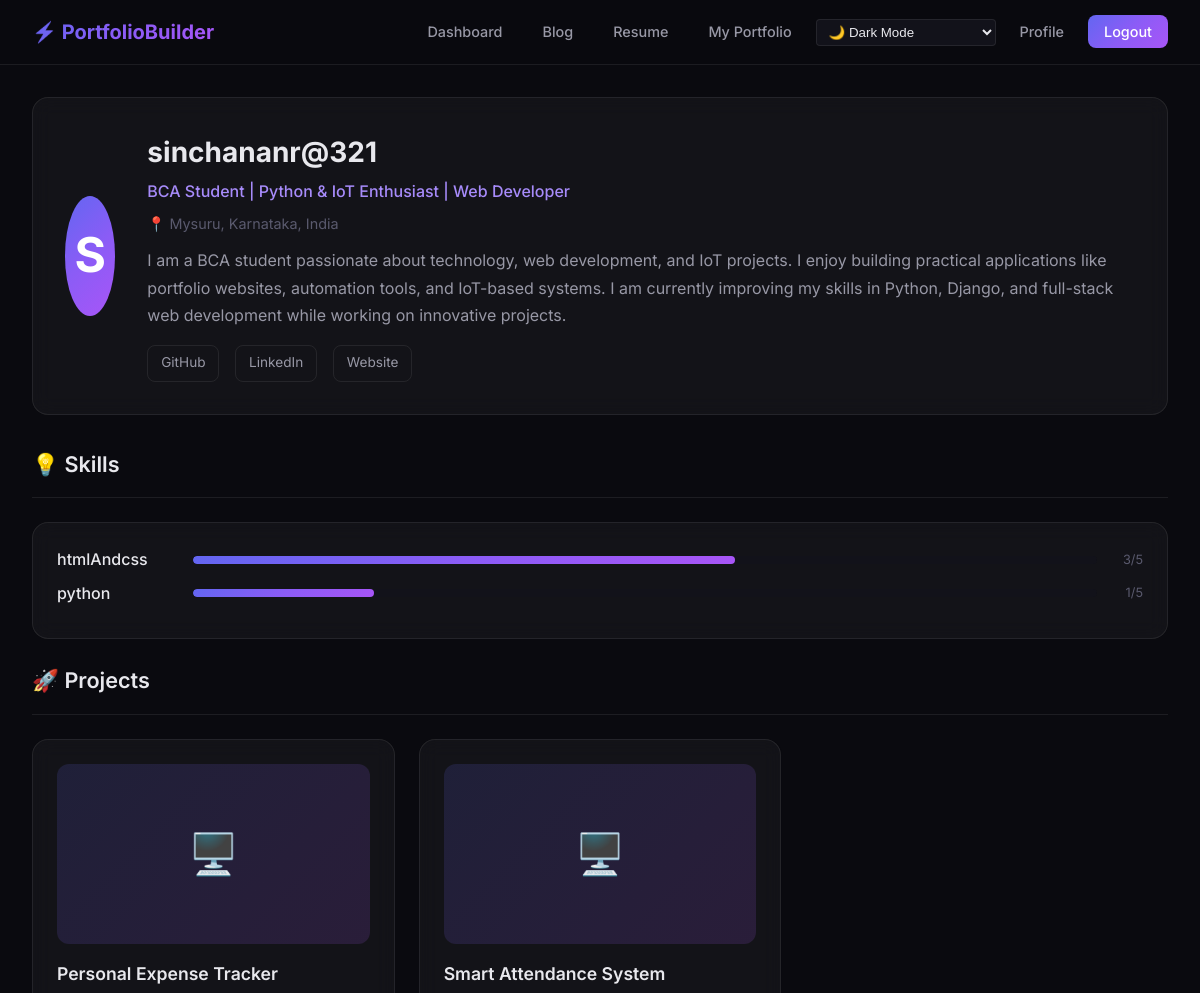
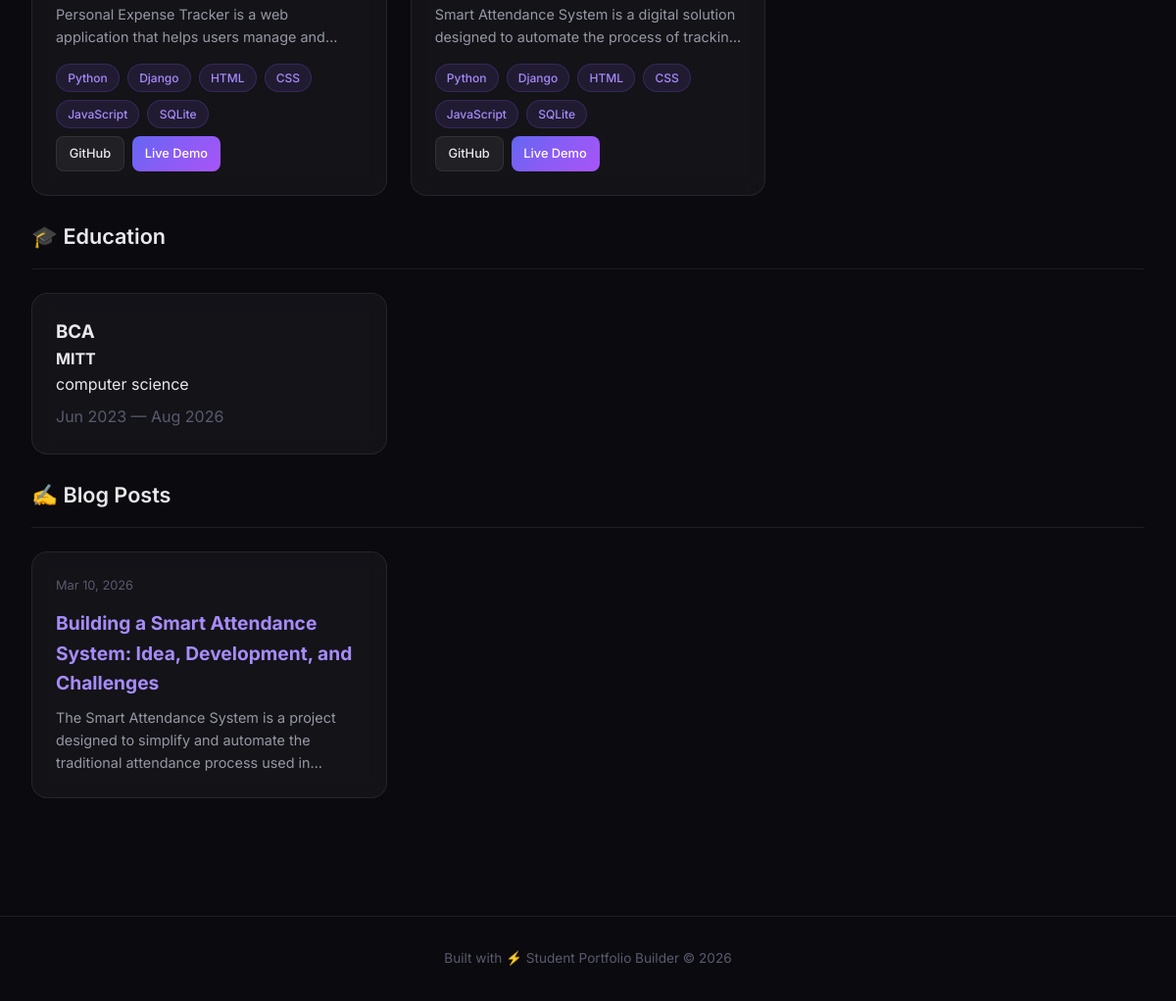
/portfolio/sinchananr321/ (signed in), run on an earlier commit of the app's database (2 pictures, top to bottom).
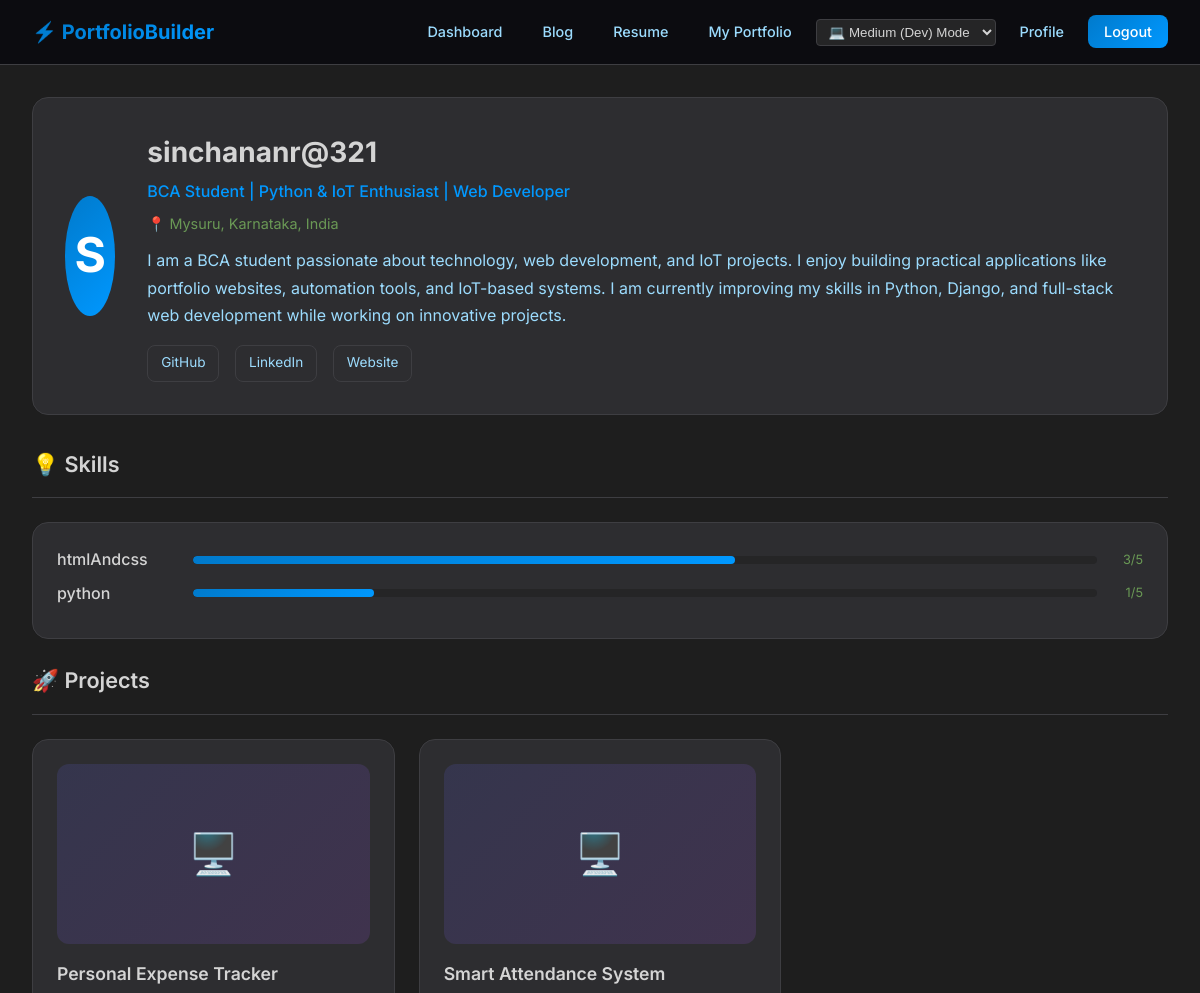
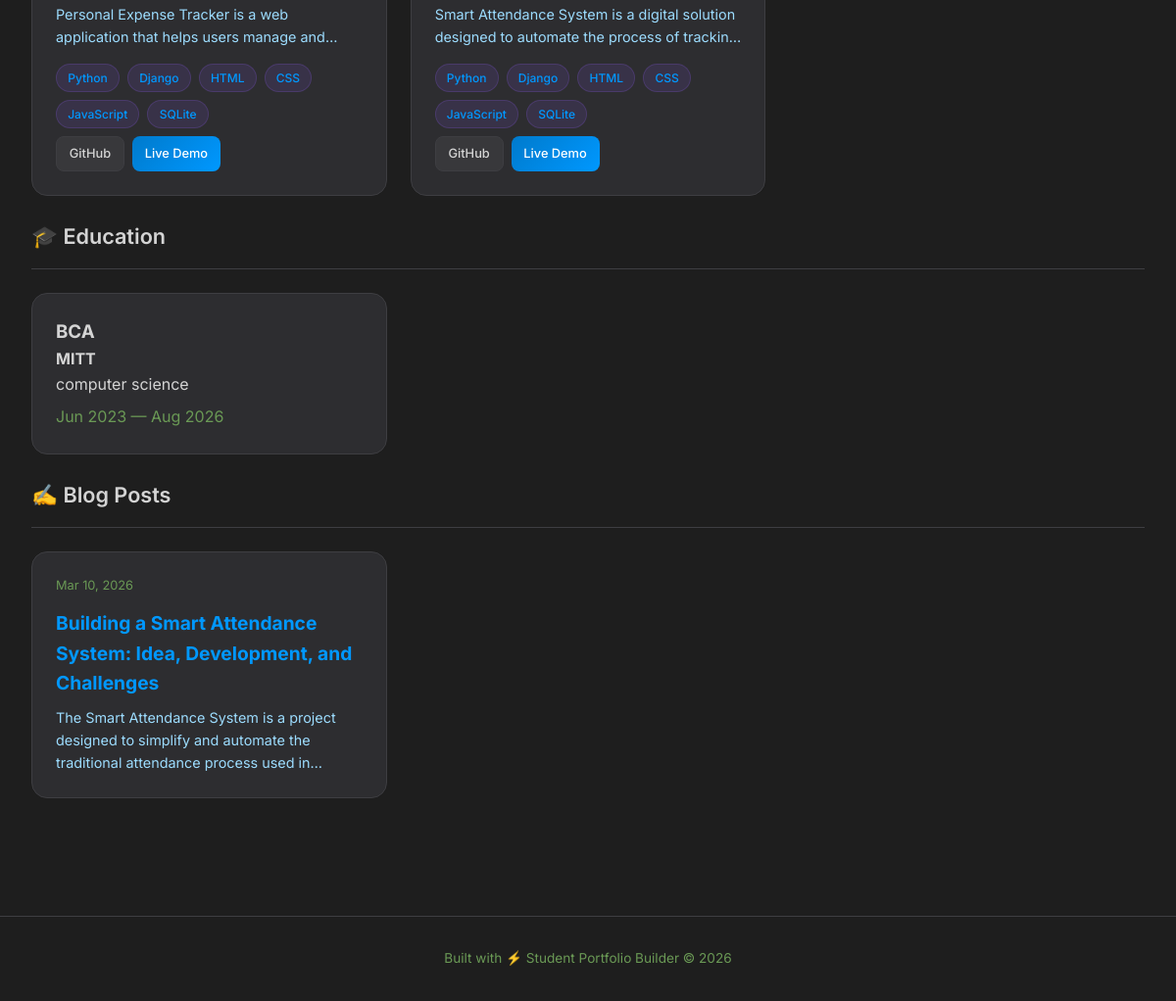
And on a later commit of the database (2 pictures, top to bottom).
### accounts/models.py (models this page shows, shortened)
class CustomUser(AbstractUser):
    is_email_verified = models.BooleanField(default=False)

### portfolio/models.py (models this page shows, shortened)
class Profile(models.Model):
    user = models.OneToOneField(CustomUser, on_delete=models.CASCADE, related_name='profile')
    bio = models.TextField(blank=True)
    headline = models.CharField(max_length=200, blank=True)
    location = models.CharField(max_length=100, blank=True)
    avatar = models.ImageField(upload_to='avatars/', blank=True, null=True)
    website = models.URLField(blank=True)
    github = models.URLField(blank=True)
    linkedin = models.URLField(blank=True)
    slug = models.SlugField(max_length=100, unique=True, blank=True)
    portfolio_visibility = models.CharField(
        max_length=10,
        choices=[('public', 'Public'), ('private', 'Private')],
        default='public'
    )
    THEME_CHOICES = [
        ('light', 'Light Theme'),
        ('dark', 'Dark Theme'),
        ('developer', 'Developer Theme'),
    ]
    theme = models.CharField(
        max_length=20,
        choices=THEME_CHOICES,
        default='light'
    )

class Skill(models.Model):
    user = models.ForeignKey(CustomUser, on_delete=models.CASCADE, related_name='skills')
    name = models.CharField(max_length=100)
    proficiency = models.IntegerField(
        choices=[(i, str(i)) for i in range(1, 6)],
        default=3,
        help_text="1=Beginner, 5=Expert"
    )
    class Meta:
        ordering = ['-proficiency', 'name']

class Project(models.Model):
    owner = models.ForeignKey(CustomUser, on_delete=models.CASCADE, related_name='projects')
    title = models.CharField(max_length=200)
    description = models.TextField()
    image = models.ImageField(upload_to='projects/', blank=True, null=True)
    tech_stack = models.CharField(max_length=300, blank=True, help_text="Comma-separated technologies")
    github_link = models.URLField(blank=True)
    live_demo = models.URLField(blank=True)
    is_public = models.BooleanField(default=True)
    created_at = models.DateTimeField(auto_now_add=True)
    class Meta:
        ordering = ['-created_at']
    def tech_list(self):
        if self.tech_stack:
            return [t.strip() for t in self.tech_stack.split(',') if t.strip()]
        return []

class Education(models.Model):
    user = models.ForeignKey(CustomUser, on_delete=models.CASCADE, related_name='education')
    institution = models.CharField(max_length=200)
    degree = models.CharField(max_length=200)
    field_of_study = models.CharField(max_length=200, blank=True)
    start_date = models.DateField()
    end_date = models.DateField(blank=True, null=True)
    class Meta:
        ordering = ['-start_date']
        verbose_name_plural = 'Education'

### blog/models.py (models this page shows, shortened)
class BlogPost(models.Model):
    STATUS_CHOICES = [
        ('draft', 'Draft'),
        ('published', 'Published'),
    ]
    author = models.ForeignKey(CustomUser, on_delete=models.CASCADE, related_name='blog_posts')
    title = models.CharField(max_length=200)
    slug = models.SlugField(max_length=200, unique=True, blank=True)
    hero_image = models.ImageField(upload_to='blog/hero/', blank=True, null=True)
    content = HTMLField()
    status = models.CharField(max_length=10, choices=STATUS_CHOICES, default='draft')
    likes = models.ManyToManyField(CustomUser, related_name='liked_posts', blank=True)
    created_at = models.DateTimeField(auto_now_add=True)
    updated_at = models.DateTimeField(auto_now=True)
    class Meta:
        ordering = ['-created_at']

### portfolio/views.py (the view)
# urls.py: path('portfolio/<slug:slug>/', views.public_portfolio, name='public_portfolio'),
def public_portfolio(request, slug):
    profile = get_object_or_404(Profile, slug=slug)
    if profile.portfolio_visibility == 'private':
        if not request.user.is_authenticated or request.user != profile.user:
            raise Http404("This portfolio is private.")
    projects = Project.objects.filter(owner=profile.user, is_public=True)
    skills = Skill.objects.filter(user=profile.user)
    education = Education.objects.filter(user=profile.user)
    experiences = Experience.objects.filter(user=profile.user)
    achievements = Achievement.objects.filter(user=profile.user)
    blog_posts = profile.user.blog_posts.filter(status='published')
    client_ip = request.META.get('REMOTE_ADDR')
    PortfolioView.objects.create(profile=profile, ip_address=client_ip)
    contact_form = ContactForm()
    context = {
        'profile': profile,
        'portfolio_user': profile.user,
        'projects': projects,
        'skills': skills,
        'education': education,
        'experiences': experiences,
        'achievements': achievements,
        'blog_posts': blog_posts,
        'contact_form': contact_form,
    }
    return render(request, 'portfolio/public_portfolio.html', context)

### portfolio/forms.py
class ContactForm(forms.ModelForm):
    class Meta:
        model = ContactMessage
        fields = ['sender_name', 'sender_email', 'message']
        widgets = {
            'message': forms.Textarea(attrs={'rows': 4}),
        }
    def __init__(self, *args, **kwargs):
        super().__init__(*args, **kwargs)
        for field_name, field in self.fields.items():
            field.widget.attrs['class'] = 'form-input'
            field.widget.attrs['placeholder'] = field.label

### portfolio/templates/portfolio/public_portfolio.html (shortened to what the changed rows need)
{% extends 'base.html' %}
{% block content %}
<div class="fade-in">
    <div class="profile-header">
        {% if profile.avatar %}
            <img src="{{ profile.avatar.url }}" alt="{{ portfolio_user.username }}" class="avatar avatar-lg">
        {% else %}
            <div class="avatar-placeholder avatar-lg">{{ portfolio_user.username|first|upper }}</div>
        {% endif %}
        <div class="profile-info">
            <h1>{{ portfolio_user.get_full_name|default:portfolio_user.username }}</h1>
            {% if profile.headline %}<p class="headline">{{ profile.headline }}</p>{% endif %}
            {% if profile.location %}<p class="location">📍 {{ profile.location }}</p>{% endif %}
            {% if profile.bio %}<p class="bio">{{ profile.bio }}</p>{% endif %}
            <div class="profile-links">
                {% if profile.github %}<a href="{{ profile.github }}" target="_blank">GitHub</a>{% endif %}
                {% if profile.linkedin %}<a href="{{ profile.linkedin }}" target="_blank">LinkedIn</a>{% endif %}
                {% if profile.website %}<a href="{{ profile.website }}" target="_blank">Website</a>{% endif %}
            </div>
        </div>
    </div>
    {% if skills %}
    <div class="mb-3">
        <div class="section-header">
            <h2>💡 Skills</h2>
        </div>
        <div class="card" style="padding: 1.5rem;">
            {% for skill in skills %}
            <div class="skill-bar mb-1">
                <span class="skill-name">{{ skill.name }}</span>
                <div class="skill-progress">
                    <div class="skill-progress-fill w-{{ skill.proficiency }}"></div>
                </div>
                <span class="skill-level">{{ skill.proficiency }}/5</span>
            </div>
            {% endfor %}
        </div>
    </div>
    {% endif %}
    {% if projects %}
    <div class="mb-3">
        <div class="section-header">
            <h2>🚀 Projects</h2>
        </div>
        <div class="grid-2">
            {% for project in projects %}
            <div class="card project-card">
                {% if project.image %}
                    <img src="{{ project.image.url }}" alt="{{ project.title }}" class="project-image">
                {% else %}
                    <div class="project-placeholder">🖥️</div>
                {% endif %}
                <h3>{{ project.title }}</h3>
                <p>{{ project.description|truncatewords:30 }}</p>
                <div class="card-footer">
                    {% for tech in project.tech_list %}
                        <span class="tag">{{ tech }}</span>
                    {% endfor %}
                </div>
                <div class="card-footer mt-1">
                    {% if project.github_link %}<a href="{{ project.github_link }}" target="_blank" class="btn btn-secondary btn-sm">GitHub</a>{% endif %}
                    {% if project.live_demo %}<a href="{{ project.live_demo }}" target="_blank" class="btn btn-primary btn-sm">Live Demo</a>{% endif %}
                </div>
            </div>
            {% endfor %}
        </div>
    </div>
    {% endif %}
    {% if education %}
    <div class="mb-3">
        <div class="section-header">
            <h2>🎓 Education</h2>
        </div>
        <div class="grid-2">
            {% for edu in education %}
            <div class="card">
                <h3>{{ edu.degree }}</h3>
                <p><strong>{{ edu.institution }}</strong></p>
                {% if edu.field_of_study %}<p>{{ edu.field_of_study }}</p>{% endif %}
                <p class="text-muted mt-1">{{ edu.start_date|date:"M Y" }} — {% if edu.end_date %}{{ edu.end_date|date:"M Y" }}{% else %}Present{% endif %}</p>
            </div>
            {% endfor %}
        </div>
    </div>
    {% endif %}
    {% if blog_posts %}
    <div class="mb-3">
        <div class="section-header">
            <h2>✍️ Blog Posts</h2>
        </div>
        <div class="grid-2">
            {% for post in blog_posts %}
            <a href="{% url 'blog_detail' slug=post.slug %}" class="card blog-card" style="text-decoration: none;">
                <div class="meta">
                    <span>{{ post.created_at|date:"M d, Y" }}</span>
                </div>
                <h3>{{ post.title }}</h3>
                <p class="excerpt">{{ post.content|truncatewords:30 }}</p>
            </a>
            {% endfor %}
        </div>
    </div>
    {% endif %}
</div>
{% endblock %}

### templates/base.html (shortened to what this page needs)
{% load static %}
<!DOCTYPE html>
<html lang="en">
<head>
    <link rel="stylesheet" href="{% static 'css/style.css' %}">
</head>
<body data-theme="{{ user.profile.theme|default:'dark' }}" id="app-body">
    <nav class="navbar">
        <div class="navbar-inner">
            <a href="{% url 'dashboard' %}" class="navbar-brand">⚡ PortfolioBuilder</a>
            <ul class="navbar-links">
                {% if user.is_authenticated %}
                    <li><a href="{% url 'dashboard' %}">Dashboard</a></li>
                    <li><a href="{% url 'blog_list' %}">Blog</a></li>
                    <li><a href="{% url 'resume_selection' %}">Resume</a></li>
                    <li><a href="{% url 'public_portfolio' slug=user.profile.slug %}">My Portfolio</a></li>
                    <li>
                        <select id="theme-selector" onchange="changeTheme(this.value)" style="background: var(--bg-secondary); color: var(--text-primary); border: 1px solid var(--border-glass); border-radius: 4px; padding: 4px 8px;">
                            <option value="dark" {% if user.profile.theme == 'dark' %}selected{% endif %}>🌙 Dark Mode</option>
                            <option value="developer" {% if user.profile.theme == 'developer' %}selected{% endif %}>💻 Medium (Dev) Mode</option>
                        </select>
                    </li>
                    <li><a href="{% url 'profile_edit' %}">Profile</a></li>
                    <li><a href="{% url 'logout' %}" class="btn-accent">Logout</a></li>
                {% endif %}
            </ul>
        </div>
    </nav>
    <div class="container">
        {% block content %}{% endblock %}
    </div>
    <footer class="footer">
        <p>Built with ⚡ Student Portfolio Builder &copy; 2026</p>
    </footer>
</body>
</html>

What changed in the data, as far as the page shows it:
computed for CustomUser "sinchananr@321": value "🌙 Dark Mode" → "💻 Medium (Dev) Mode"
changed Profile "BCA Student | Python & IoT Enthusiast | Web Developer": theme "dark" → "developer" (drawn)
